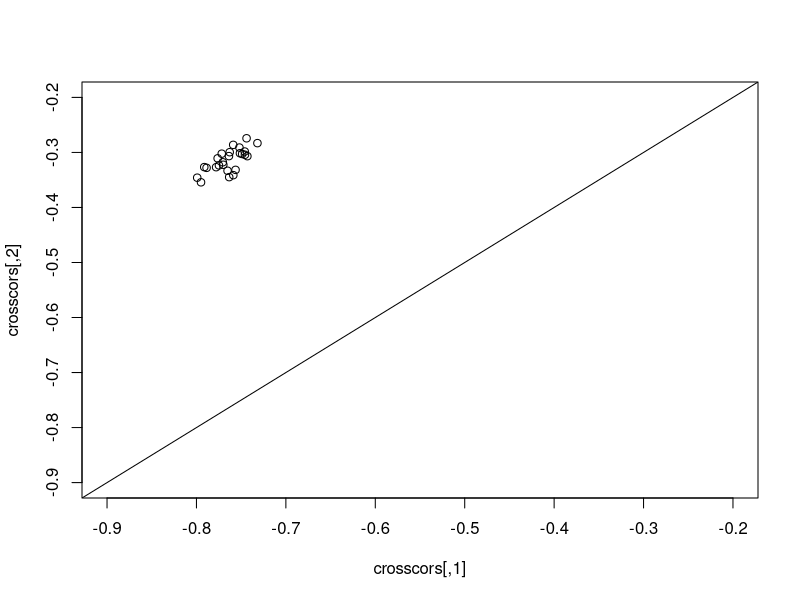

The R script that drew this image: (Note: this script raises an error after producing the figure.)
rm(list=ls())
library(fields)
library(sn)
library(scales)
sim=0
for(sim in 0:100){
    set.seed(sim)
    m        <- 25          # Number of spatial locations
    s        <- 1:m
    mu       <- c(2*s/m+0,  # Temp-obs
                  3*s/m+5,  # Precip-obs
                  1*s/m+0,  # Temp-model
                  2*s/m+1)  # Precip-model  
    locs <- expand.grid(1:5,1:5)
    d        <- rdist(locs)
    Omega    <- exp(-d/2)   # Spatial correlation
    rho      <- diag(4)     # Cross correlations
    rho[1,2] <- rho[2,1] <- .8  # Cor(temp,prec) for obs
    rho[1,3] <- rho[3,1] <- .5
    rho[1,4] <- rho[4,1] <- .5
    rho[2,3] <- rho[3,2] <- .5
    rho[2,4] <- rho[4,2] <- .5
    rho[4,3] <- rho[3,4] <- .4 # Cor(temp,prec) for model
    ss   <- diag(c(1,-1,1,-1))
    rho <- ss%*%rho%*%ss
    
    skew   <- c(0,100,0,10) # Skewness
    # skep = rep(0,4)
    df     <- 20             # Degrees of freedom
    Smooth <- exp(-d)     # Extra smoothing for the model output
    
    Sig    <- kronecker(rho,Omega)
    alpha  <- rep(skew,each=m)
    dat    <- rmst(n=64*30, xi=mu, Omega=Sig, alpha=alpha,nu=df) #1 month for 64 years
    Temp0  <- dat[,1:m+0*m]
    Prec0  <- dat[,1:m+1*m]
    Temp1  <- dat[,1:m+2*m]%*%Smooth
    Prec1  <- dat[,1:m+3*m]%*%Smooth
    
    crosscors <- matrix(NA,nrow = 25,ncol=2)
    for(i in 1:25){
        crosscors[i,1] <- cor(Temp0[,i],Prec0[,i])
        crosscors[i,2] <- cor(Temp1[,i],Prec1[,i])
    }
    
    plot(crosscors,xlim=c(-0.9,-0.2),ylim=c(-0.9,-0.2))
    abline(0,1)
    
    # par(mfrow=c(2,2))
    # matplot(s,t(Temp0),type="l",col="gray",main="Temp - obs")
    # matplot(s,t(Prec0),type="l",col="gray",main="Prec - obs")
    # matplot(s,t(Temp1),type="l",col="gray",main="Temp - model")
    # matplot(s,t(Prec1),type="l",col="gray",main="Prec - model")
    # par(mfrow=c(1,1))
    
    summary(c(Temp0))
    summary(c(Temp1))
    
    #tails go out too far so bringing them back in a bit
    Temp0 <- rescale(Temp0,to=c(255,285))
    Temp1 <- rescale(Temp1,to=c(250,280))
    
    # Temp0 <- Temp0 + 20
    # Temp1 <- Temp1 + 20
    
    
    summary(c(Prec1))
    summary(c(Prec0))
    
    for(i in 1:25){
        p0q <- quantile(Prec0[,i],0.6) #75% will become 0s
        p1q <- quantile(Prec1[,i],0.3) #50% will become 0s
        
        # scale shifting prcp
        Prec0[,i] <- Prec0[,i] - p0q 
        Prec1[,i] <- Prec1[,i] - p1q 
    }
    
    summary(c(Prec1))
    summary(c(Prec0))
    
    #thresholding to 0
    Prec0[Prec0<0] = 0 
    Prec1[Prec1<0] = 0
    
    pdf(paste0('plots/density_sim.pdf'),width = 8, height = 4)
    par(mfrow=c(1,2),mgp=c(2.25,0.75,0),mar=c(4,4,1,1))
    d0 <-density(Temp0) 
    d1 <-density(Temp1) 
    plotmax.y = max(d0$y,d1$y)
    plotmin.y = min(d0$y,d1$y)
    plotmax.x = max(d0$x,d1$x)
    plotmin.x = min(d0$x,d1$x)
    plot(d1,col=2,ylim=range(c(plotmin.y,plotmax.y)),
         xlim=range(c(plotmin.x,plotmax.x)),ylab="Density",xlab='TMAX',main=paste('TMAX'))
    lines(d0,col=1)
    legend('topleft',c('Mod','Obs'),col=c(2,1),lty = c(1,1),lwd=2)
    
    d0 <-density(log(0.0001+Prec0)) 
    d1 <-density(log(0.0001+Prec1)) 
    plotmax.y = max(d0$y,d1$y)
    plotmin.y = min(d0$y,d1$y)
    plotmax.x = max(d0$x,d1$x)
    plotmin.x = min(d0$x,d1$x)
    plot(d1,col=2,ylim=range(c(plotmin.y,plotmax.y)),
         xlim=range(c(plotmin.x,plotmax.x)),ylab="Density",xlab = 'PRCP',main=paste('PRCP'))
    lines(d0,col=1)
    legend('topright',c('Mod','Obs'),col=c(2,1),lty = c(1,1),lwd=2)
    par(mfrow=c(1,1))
    dev.off()
    # savename <- paste0('data/simdata/',sim,'.RData')
    # save(locs,Temp0,Temp1,Prec0,Prec1,file = savename)
    if(sim==0)
    df <- data.frame(year = rep(1:64, each=30), prcp_obs = c(Prec0), prcp_mod = c(Prec1),
                     tmax_obs = c(Temp0), tmax_mod = c(Temp1),
                     lat = rep(locs[,1],each = 30*64), lon = rep(locs[,2],each = 30*64))
    if(sim>0)
        df <- data.frame(prcp_obs = c(Prec0), prcp_mod = c(Prec1),
                         tmax_obs = c(Temp0), tmax_mod = c(Temp1))
    write.csv(df,file = paste0('data/simdata_csv/',sim,'.csv'))
}
